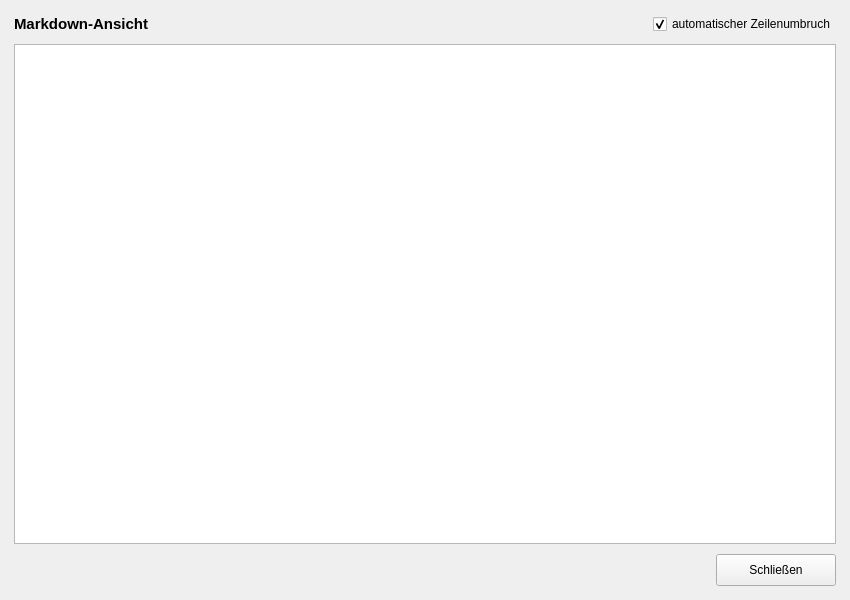
<?xml version="1.0" encoding="UTF-8"?>
<ui version="4.0">
 <class>Window_MarkdownView</class>
 <widget class="QWidget" name="Window_MarkdownView">
  <property name="geometry">
   <rect>
    <x>0</x>
    <y>0</y>
    <width>850</width>
    <height>600</height>
   </rect>
  </property>
  <property name="windowTitle">
   <string>Starfield LOH – Markdown-Ansicht</string>
  </property>
  <layout class="QVBoxLayout" name="main_layout">
   <property name="spacing">
    <number>10</number>
   </property>
   <property name="leftMargin">
    <number>14</number>
   </property>
   <property name="topMargin">
    <number>14</number>
   </property>
   <property name="rightMargin">
    <number>14</number>
   </property>
   <property name="bottomMargin">
    <number>14</number>
   </property>
   <item>
    <layout class="QHBoxLayout" name="top_layout">
     <property name="spacing">
      <number>10</number>
     </property>
     <item>
      <widget class="QLabel" name="lbl_title">
       <property name="font">
        <font>
         <family>Segoe UI</family>
         <pointsize>11</pointsize>
         <bold>true</bold>
        </font>
       </property>
       <property name="text">
        <string>Markdown-Ansicht</string>
       </property>
      </widget>
     </item>
     <item>
      <spacer name="top_spacer">
       <property name="orientation">
        <enum>Qt::Orientation::Horizontal</enum>
       </property>
       <property name="sizeHint" stdset="0">
        <size>
         <width>40</width>
         <height>20</height>
        </size>
       </property>
      </spacer>
     </item>
     <item>
      <widget class="QCheckBox" name="chk_word_wrap">
       <property name="text">
        <string>automatischer Zeilenumbruch</string>
       </property>
       <property name="checked">
        <bool>true</bool>
       </property>
      </widget>
     </item>
    </layout>
   </item>
   <item>
    <widget class="QTextBrowser" name="txt_markdown_content">
     <property name="readOnly">
      <bool>true</bool>
     </property>
     <property name="openExternalLinks">
      <bool>true</bool>
     </property>
    </widget>
   </item>
   <item>
    <layout class="QHBoxLayout" name="bottom_layout">
     <property name="spacing">
      <number>10</number>
     </property>
     <item>
      <spacer name="bottom_spacer">
       <property name="orientation">
        <enum>Qt::Orientation::Horizontal</enum>
       </property>
       <property name="sizeHint" stdset="0">
        <size>
         <width>40</width>
         <height>20</height>
        </size>
       </property>
      </spacer>
     </item>
     <item>
      <widget class="QPushButton" name="btn_close">
       <property name="minimumSize">
        <size>
         <width>120</width>
         <height>32</height>
        </size>
       </property>
       <property name="maximumSize">
        <size>
         <width>120</width>
         <height>32</height>
        </size>
       </property>
       <property name="text">
        <string>Schließen</string>
       </property>
      </widget>
     </item>
    </layout>
   </item>
  </layout>
 </widget>
 <resources/>
 <connections/>
</ui>
